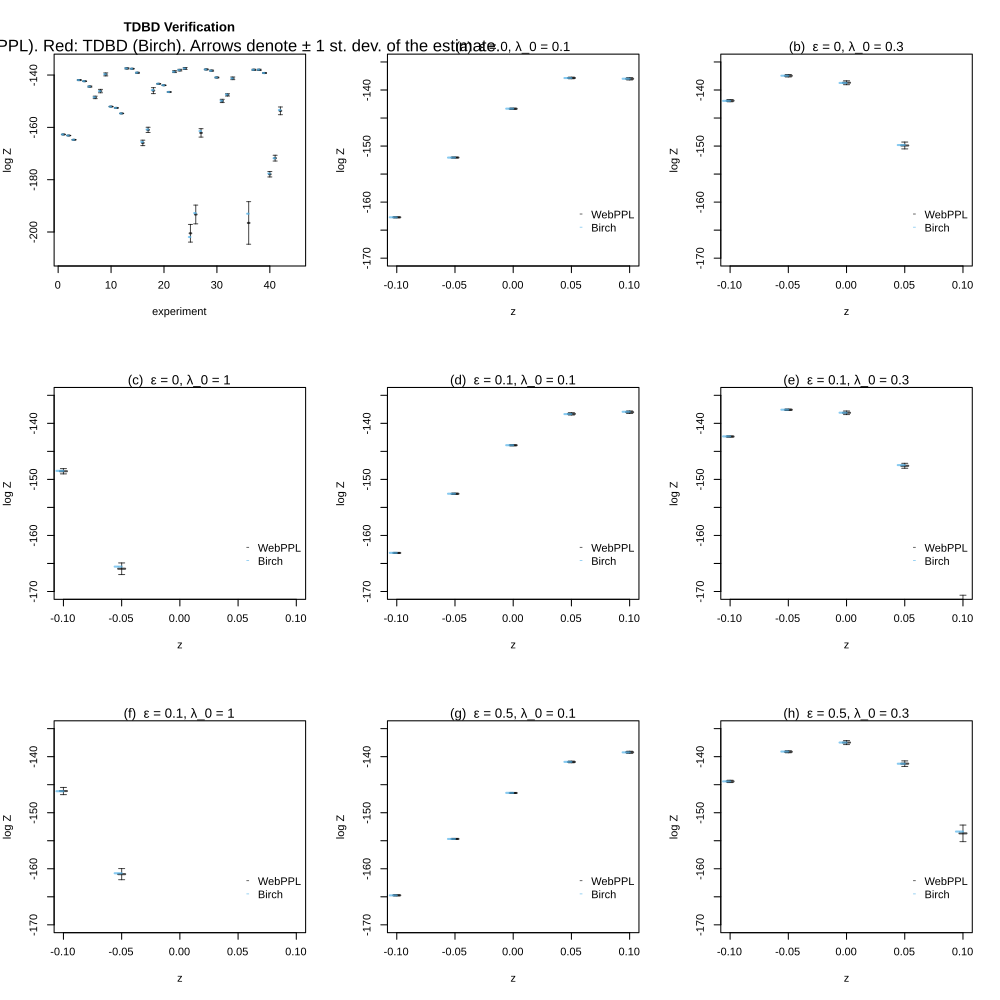

Here is the R script that generated this plot:
# TDBD --------------------------------------------------------------------
rm(list = ls())
library(rppl)
source("src/plotting-functions.R")
cairo_pdf("plots/tdbd.pdf", onefile = TRUE, width = 10, height = 10,  fallback_resolution = 600)
par(mfrow = c(3,3))


# Plot D1 -------------------------------------------------------------------
source("plots/tdbd-input.R")
D1 = merge_plot(d1 = tdbd, d2 = tdbd_birch,
           x = "experiment",
           d1_z = "tdbd_means", d1_var = "tdbd_var",
           d2_z = "birch_mean", d2_var = "birch_var",
           mtext = "Black: TDBD (WebPPL). Red: TDBD (Birch). Arrows denote ± 1 st. dev. of the estimate.",
           main = "TDBD Verification", low = -210, high = -135, tickw = 0.15, arrowl = 0.02)



# Plot ----------------------------------------------------------------------
source("plots/tdbd-input.R")
a = c("a", "b", "c", "d", "e", "f", "g", "h", "i")
i = 1
for ( e in unique(tdbd$epsilon) ) {
  for (l in unique(tdbd$lambda) ) {
    cat("eps =", e, "lam= ", l, "\n")
    merge_plot(d1 = tdbd[tdbd$epsilon == e & tdbd$lambda_0 == l ,], d2 = tdbd_birch[tdbd_birch$epsilon == e & tdbd_birch$lambda_0 == l,],
               x = "z",
               d1_z = "tdbd_means", d1_var = "tdbd_var",
               d2_z = "birch_mean", d2_var = "birch_var",
               mtext = paste0("(", a[i], ")  ε = ", e, ", λ_0 = ", l), mtextcex = 0.8,
               main = NULL, tickw = 0.003, arrowl = 0.03,
               low = -170, high = -135,
               legend = c("WebPPL", "Birch"),
               legendx= 0.05, legendy = -160)
  i = i + 1
  }
}
title("WebPPL TDBD vs Birch TDBD", outer=TRUE,  line=-2 )
par(mfrow = c(1,1))




# D2 ----------------------------------------------------------------------
source("plots/tdbd-input.R")
D2 = plot_vs_analytical(d1 = tdbd_grid2,
                   d2 = tdbd_grid2_analytical,
                   meanvar = "tdbd_means",
                   mtext = "D2",
                   mtextcex = 1,
                   variance_var = "tdbd_var",
                   analytical_mean_var = "tdbd_analytical_means",
                   xvar = "lambda_0", ylim = c(-240, -130),
                   ylab = latex2exp::TeX("$\\log$ $\\hat{Z}$"),
                   xlab = latex2exp::TeX("$\\lambda^o$"),
                   main = "WebPPL TDBD vs TDBD (analytical)",
                   legendy = -160,
                   legengx = 0.75)



# D2 ----------------------------------------------------------------------
source("plots/tdbd-input.R")
D3 = plot_vs_analytical(d1 = bamm_tdbd_grid2,
                        d2 = tdbd_grid2_analytical,
                        meanvar = "bamm_means",
                        mtext = "D3",
                        variance_var = "bamm_var",
                        analytical_mean_var = "tdbd_analytical_means",
                        xvar = "lambda_0", ylim = c(-240, -130),
                        xlab = latex2exp::TeX("$\\lambda_0$"),
                        main = "WebPPL BAMM (z = 0) vs TDBD (analytical)",
                        legendy = -160,
                        legengx = 0.75)




# Clean up ------------------------------------------------------------------
dev.off()
